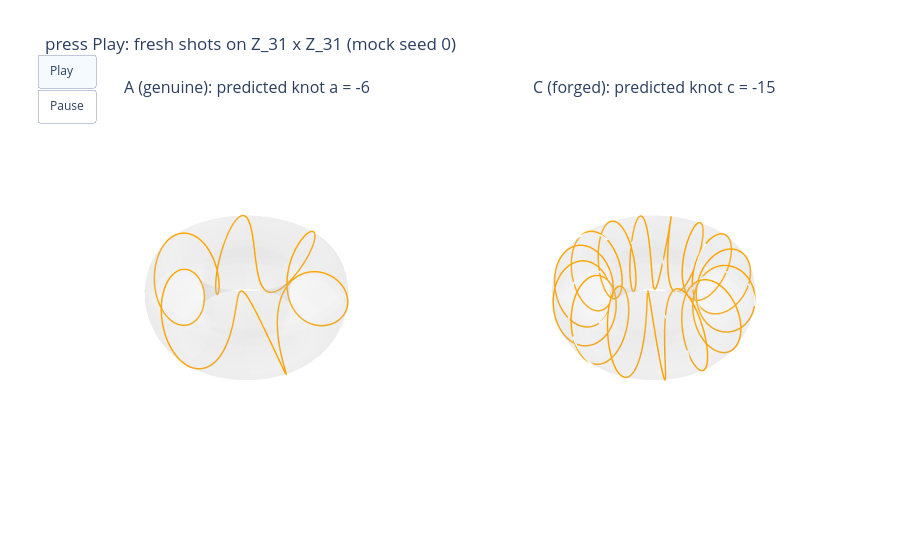

The cell this chart's notebook holds for it:
### Markdown cell above
**Catching a forger shot by shot.** Both panels draw the knot predicted from the first shot. Press **Play**: fresh shots arrive two at a time, green if they land on the prediction, red if they miss. The genuine broadcast stays green; the forgery turns red almost immediately. Drag either torus to rotate it.

*(Interactive plotly figures need a running notebook. `torus_emerge.gif` in this folder is a recorded version for anyone viewing the notebook without a kernel.)*

### Code cell
import plotly.graph_objects as go
from plotly.subplots import make_subplots

def live_torus_emerge(M=31, shots=120, per_frame=2):
    mock, seed = forged_mock(M)
    pts = fresh_shots(mock, shots, M)
    expo = {X: knot_exponent(pts, X, M) for X in ('A', 'C')}
    U, V = np.meshgrid(np.linspace(0, 1, 60), np.linspace(0, 1, 30))
    t = np.linspace(0, 1, 3000)
    fig = make_subplots(rows=1, cols=2, specs=[[{'type': 'scene'}, {'type': 'scene'}]],
                        subplot_titles=('A (genuine): predicted knot a = ' + str(expo['A']),
                                        'C (forged): predicted knot c = ' + str(expo['C'])))
    for j, X in enumerate(('A', 'C')):
        sx, sy, sz = embed(U, V)
        fig.add_trace(go.Surface(x=sx, y=sy, z=sz, opacity=0.15, showscale=False,
                                 colorscale=[[0, 'lightgray'], [1, 'lightgray']], hoverinfo='skip'),
                      row=1, col=j + 1)
        kx, ky, kz = embed(t, (expo[X] * t) % 1)
        fig.add_trace(go.Scatter3d(x=kx, y=ky, z=kz, mode='lines', hoverinfo='skip',
                                   line=dict(color='orange', width=3), showlegend=False),
                      row=1, col=j + 1)
        fig.add_trace(go.Scatter3d(x=[], y=[], z=[], mode='markers', showlegend=False,
                                   marker=dict(size=4)), row=1, col=j + 1)

    frames = []
    for k in range(per_frame, shots + 1, per_frame):
        data, counts = [], []
        for X in ('A', 'C'):
            sub = pts[:k]
            on = [(p[X] - expo[X] * p['g']) % M == 0 for p in sub]
            x, y, z = embed([p['g'] / M for p in sub], [p[X] / M for p in sub])
            data.append(go.Scatter3d(x=x, y=y, z=z, mode='markers',
                                     marker=dict(size=4, color=['green' if o else 'red' for o in on])))
            counts.append(sum(on))
        frames.append(go.Frame(data=data, traces=[2, 5], name=str(k),
                               layout=dict(title_text=f'shots {k}:   A on the knot {counts[0]}/{k}'
                                                      f'   |   C on the knot {counts[1]}/{k}')))
    fig.frames = frames

    hidden = dict(visible=False)
    for scene in ('scene', 'scene2'):
        fig.layout[scene].update(xaxis=hidden, yaxis=hidden, zaxis=hidden,
                                 aspectmode='manual', aspectratio=dict(x=1, y=1, z=0.45))
    fig.update_layout(
        height=560, title_text=f'press Play: fresh shots on Z_{M} x Z_{M} (mock seed {seed})',
        updatemenus=[dict(type='buttons', x=0.02, y=1.12, buttons=[
            dict(label='Play', method='animate',
                 args=[None, dict(frame=dict(duration=90, redraw=True), fromcurrent=True)]),
            dict(label='Pause', method='animate',
                 args=[[None], dict(frame=dict(duration=0, redraw=False), mode='immediate')])])])
    fig.show()      # if nothing appears, try fig.show(renderer='notebook')

live_torus_emerge()

### Figure 1 — Plotly figure (JSON) as saved in the notebook; plotly's stock layout.template omitted (floating-point values rounded to 4 significant figures; data arrays with more than 128 entries replaced by an {"elided": "..."} marker saying what was removed)
{"data": [{"colorscale": [[0, "lightgray"], [1, "lightgray"]], "hoverinfo": "skip", "opacity": 0.15, "scene": "scene", "showscale": false, "type": "surface", "x": {"elided": "30x60 float values"}, "y": {"elided": "30x60 float values"}, "z": {"elided": "30x60 float values"}}, {"hoverinfo": "skip", "line": {"color": "orange", "width": 3}, "mode": "lines", "scene": "scene", "showlegend": false, "type": "scatter3d", "x": {"elided": "3000 float values"}, "y": {"elided": "3000 float values"}, "z": {"elided": "3000 float values"}}, {"marker": {"size": 4}, "mode": "markers", "scene": "scene", "showlegend": false, "type": "scatter3d", "x": [], "y": [], "z": []}, {"colorscale": [[0, "lightgray"], [1, "lightgray"]], "hoverinfo": "skip", "opacity": 0.15, "scene": "scene2", "showscale": false, "type": "surface", "x": {"elided": "30x60 float values"}, "y": {"elided": "30x60 float values"}, "z": {"elided": "30x60 float values"}}, {"hoverinfo": "skip", "line": {"color": "orange", "width": 3}, "mode": "lines", "scene": "scene2", "showlegend": false, "type": "scatter3d", "x": {"elided": "3000 float values"}, "y": {"elided": "3000 float values"}, "z": {"elided": "3000 float values"}}, {"marker": {"size": 4}, "mode": "markers", "scene": "scene2", "showlegend": false, "type": "scatter3d", "x": [], "y": [], "z": []}], "layout": {"annotations": [{"font": {"size": 16}, "showarrow": false, "text": "A (genuine): predicted knot a = -6", "x": 0.225, "xanchor": "center", "xref": "paper", "y": 1, "yanchor": "bottom", "yref": "paper"}, {"font": {"size": 16}, "showarrow": false, "text": "C (forged): predicted knot c = -15", "x": 0.775, "xanchor": "center", "xref": "paper", "y": 1, "yanchor": "bottom", "yref": "paper"}], "height": 560, "scene": {"aspectmode": "manual", "aspectratio": {"x": 1, "y": 1, "z": 0.45}, "domain": {"x": [0, 0.45], "y": [0, 1]}, "xaxis": {"visible": false}, "yaxis": {"visible": false}, "zaxis": {"visible": false}}, "scene2": {"aspectmode": "manual", "aspectratio": {"x": 1, "y": 1, "z": 0.45}, "domain": {"x": [0.55, 1], "y": [0, 1]}, "xaxis": {"visible": false}, "yaxis": {"visible": false}, "zaxis": {"visible": false}}, "title": {"text": "press Play: fresh shots on Z_31 x Z_31 (mock seed 0)"}, "updatemenus": [{"buttons": [{"args": [null, {"frame": {"duration": 90, "redraw": true}, "fromcurrent": true}], "label": "Play", "method": "animate"}, {"args": [[null], {"frame": {"duration": 0, "redraw": false}, "mode": "immediate"}], "label": "Pause", "method": "animate"}], "type": "buttons", "x": 0.02, "y": 1.12}]}}
